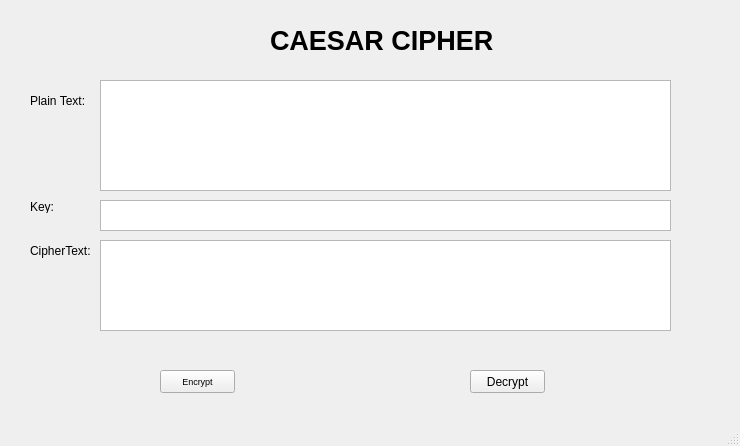
<?xml version="1.0" encoding="UTF-8"?>
<ui version="4.0">
 <class>MainWindow</class>
 <widget class="QMainWindow" name="MainWindow">
  <property name="geometry">
   <rect>
    <x>0</x>
    <y>0</y>
    <width>740</width>
    <height>446</height>
   </rect>
  </property>
  <property name="windowTitle">
   <string>MainWindow</string>
  </property>
  <widget class="QWidget" name="centralwidget">
   <widget class="QLabel" name="label">
    <property name="geometry">
     <rect>
      <x>270</x>
      <y>20</y>
      <width>231</width>
      <height>41</height>
     </rect>
    </property>
    <property name="font">
     <font>
      <pointsize>20</pointsize>
      <weight>75</weight>
      <bold>true</bold>
     </font>
    </property>
    <property name="text">
     <string>CAESAR CIPHER</string>
    </property>
    <property name="textFormat">
     <enum>Qt::AutoText</enum>
    </property>
   </widget>
   <widget class="QLabel" name="label_2">
    <property name="geometry">
     <rect>
      <x>30</x>
      <y>90</y>
      <width>61</width>
      <height>21</height>
     </rect>
    </property>
    <property name="text">
     <string>Plain Text: </string>
    </property>
   </widget>
   <widget class="QLabel" name="label_3">
    <property name="geometry">
     <rect>
      <x>30</x>
      <y>200</y>
      <width>47</width>
      <height>13</height>
     </rect>
    </property>
    <property name="text">
     <string>Key:</string>
    </property>
   </widget>
   <widget class="QLabel" name="label_4">
    <property name="geometry">
     <rect>
      <x>30</x>
      <y>240</y>
      <width>61</width>
      <height>21</height>
     </rect>
    </property>
    <property name="text">
     <string>CipherText:</string>
    </property>
   </widget>
   <widget class="QPushButton" name="btn_encrypt">
    <property name="geometry">
     <rect>
      <x>160</x>
      <y>370</y>
      <width>75</width>
      <height>23</height>
     </rect>
    </property>
    <property name="font">
     <font>
      <pointsize>7</pointsize>
     </font>
    </property>
    <property name="text">
     <string>Encrypt</string>
    </property>
   </widget>
   <widget class="QPushButton" name="btn_decrypt">
    <property name="geometry">
     <rect>
      <x>470</x>
      <y>370</y>
      <width>75</width>
      <height>23</height>
     </rect>
    </property>
    <property name="text">
     <string>Decrypt</string>
    </property>
   </widget>
   <widget class="QTextEdit" name="txt_plain_text">
    <property name="geometry">
     <rect>
      <x>100</x>
      <y>80</y>
      <width>571</width>
      <height>111</height>
     </rect>
    </property>
   </widget>
   <widget class="QTextEdit" name="txt_key">
    <property name="geometry">
     <rect>
      <x>100</x>
      <y>200</y>
      <width>571</width>
      <height>31</height>
     </rect>
    </property>
   </widget>
   <widget class="QTextEdit" name="txt_cipher_text">
    <property name="geometry">
     <rect>
      <x>100</x>
      <y>240</y>
      <width>571</width>
      <height>91</height>
     </rect>
    </property>
   </widget>
  </widget>
  <widget class="QMenuBar" name="menubar">
   <property name="geometry">
    <rect>
     <x>0</x>
     <y>0</y>
     <width>740</width>
     <height>21</height>
    </rect>
   </property>
  </widget>
  <widget class="QStatusBar" name="statusbar"/>
 </widget>
 <resources/>
 <connections/>
</ui>
